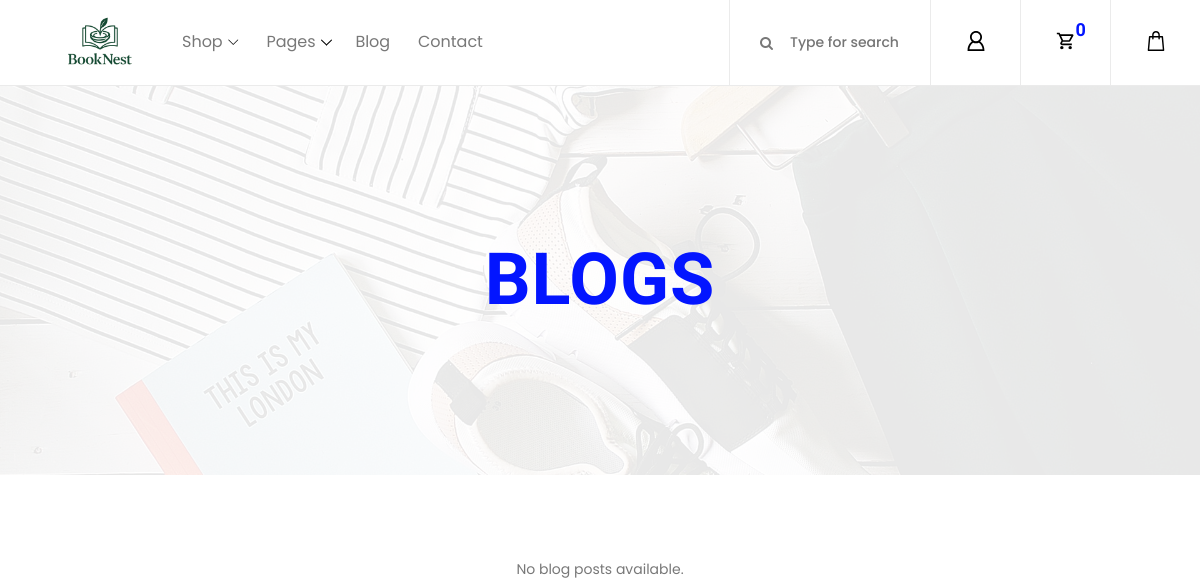
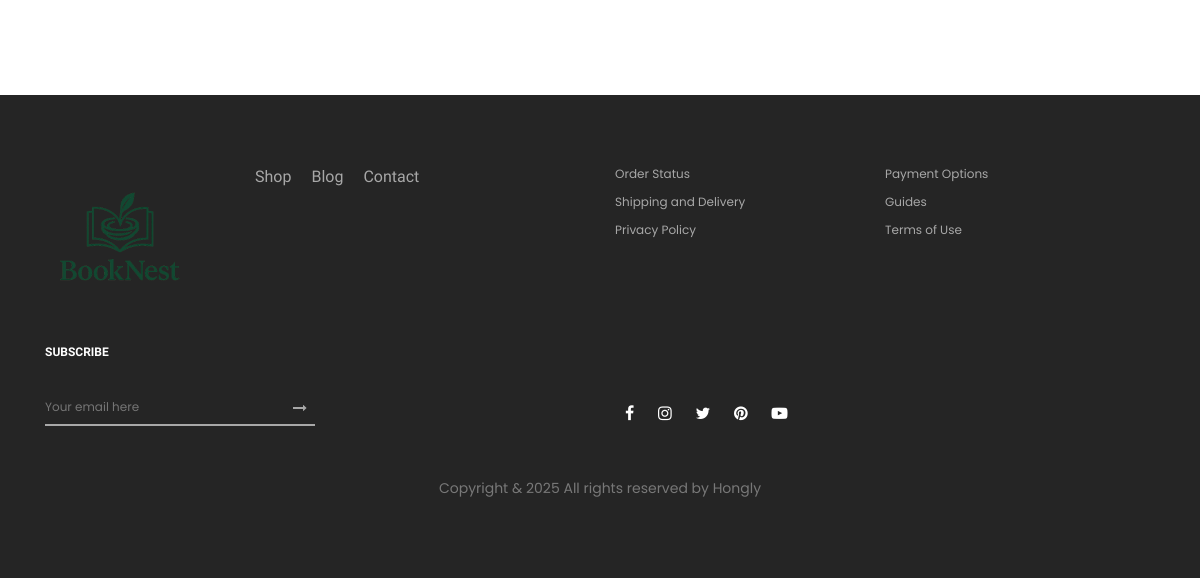
Before: /blog/ with the older database file (2 pictures, top to bottom).
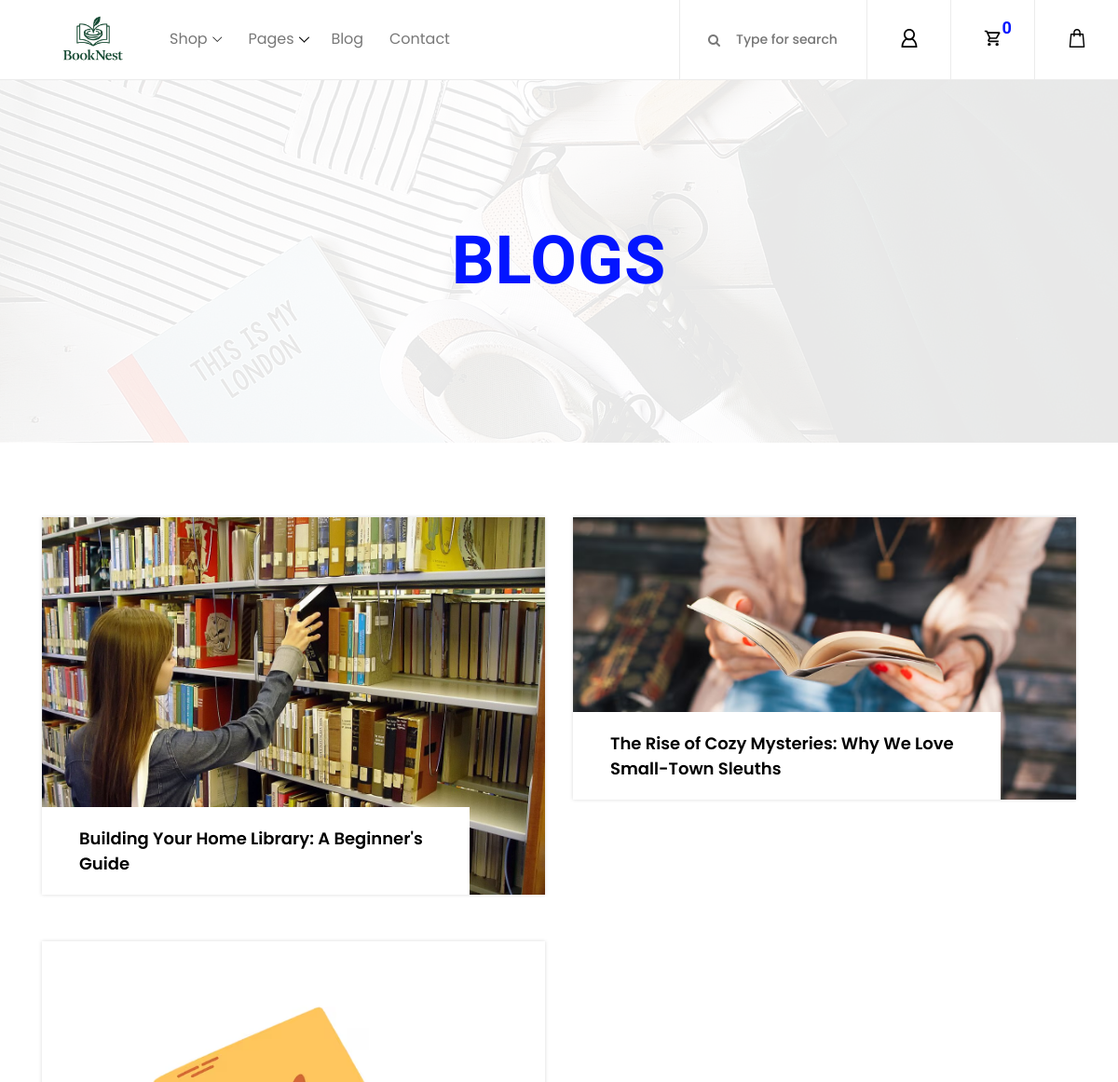
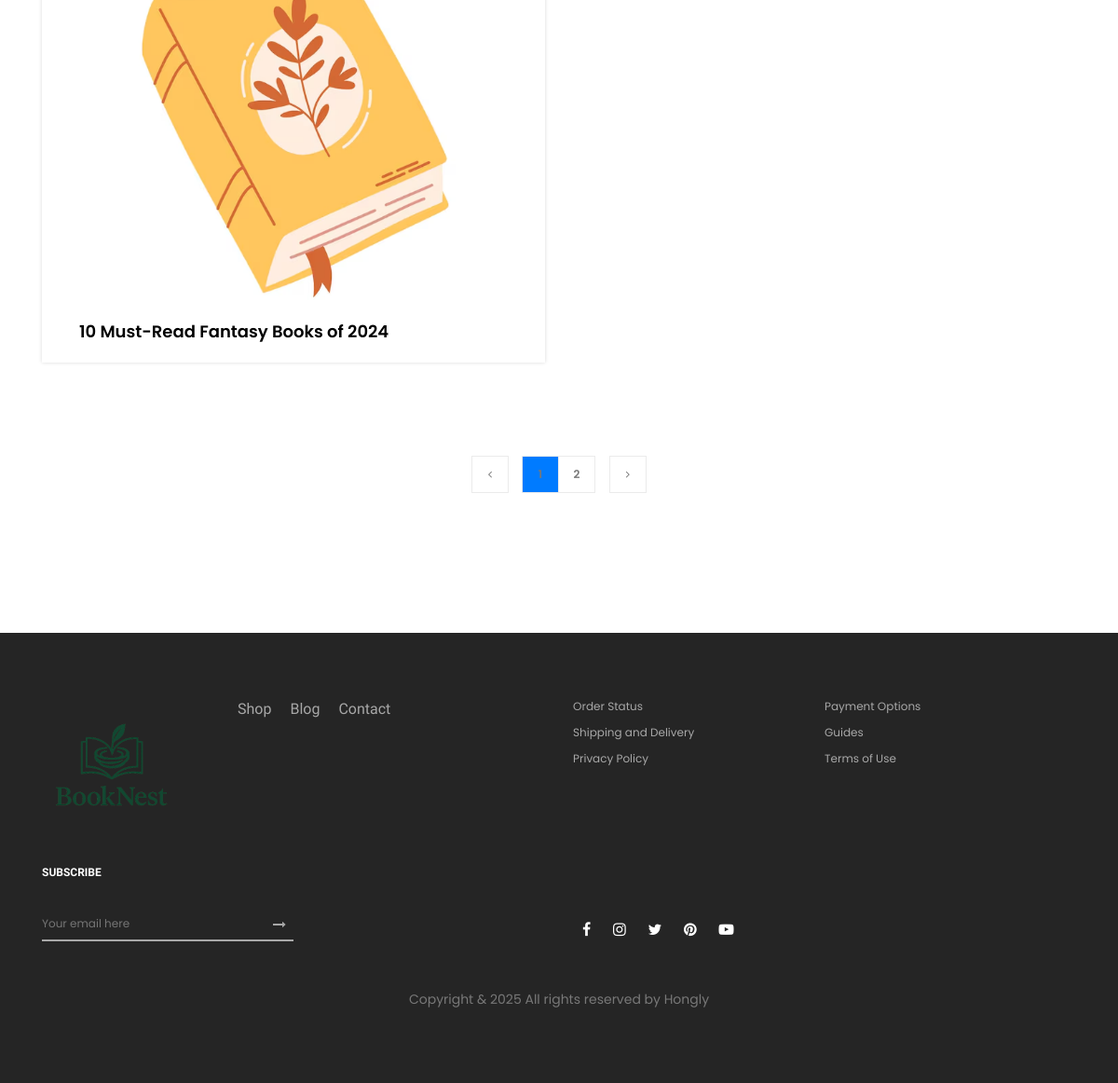
After: the same page with the newer database file (2 pictures, top to bottom).
### myapp/models.py (models this page shows, shortened)
class Blog(models.Model):
    blogID = models.AutoField(primary_key=True)
    blogName = models.CharField(max_length=200, null=True)
    blogTitle = models.CharField(max_length=200, null=True)
    blogDescription = RichTextUploadingField(null=True)
    blogImage = models.ImageField(upload_to='images/Blogs/',null=True,blank=True)
    addedDate = models.DateTimeField(auto_now_add=True, null=True)

### myapp/views.py (the view)
# urls.py: path('blog/', views.blog, name='blog'),
def blog(request):
    DTBlog = Blog.objects.all().order_by('-addedDate')
    paginator = Paginator(DTBlog, 3)
    page_number = request.GET.get('page')
    page_obj = paginator.get_page(page_number)
    context = {
        'DTBlog': page_obj,
        'page_obj': page_obj,
    }
    return render(request, 'myapp/blog.html', context)

### myapp/context_processors.py (called while the page is built)
def fiction_genres(request):
    DTFictionGenre = Genre.objects.filter(categoryId = 1)
    return {
        'DTFictionGenre': DTFictionGenre,
    }

def non_fiction_genres(request):
    DTNonFictionGenre = Genre.objects.filter(categoryId = 2)
    return {
            'DTNonFictionGenre': DTNonFictionGenre,
    }

def technology_genres(request):
    DTTechnologyGenre = Genre.objects.filter(categoryId = 3)
    return {
        'DTTechnologyGenre': DTTechnologyGenre,
    }

### myapp/templates/myapp/blog.html (shortened to what this page needs)
{% load static %}
<!DOCTYPE html>
<html lang="en">
<head>
    {% include 'Components/csslinks.html' %}
</head>
<body>
    <header class="header_area">
        {% include 'Components/navbar.html' %}
    </header>
    <div class="breadcumb_area breadcumb-style-two bg-img" style="background-image: url(static/img/bg-img/breadcumb2.jpg);">
        <div class="container h-100">
            <div class="row h-100 align-items-center">
                <div class="col-12">
                    <div class="page-title text-center">
                        <h2>Blogs</h2>
                    </div>
                </div>
            </div>
        </div>
    </div>
    <div class="blog-wrapper section-padding-80">
        {% include 'Components/Blog/blogBlogWrapper.html' %}
    </div>
    <footer class="footer_area clearfix">
        {% include 'Components/footer.html' %}
    </footer>
</body>
</html>

### myapp/templates/Components/Blog/blogBlogWrapper.html (shortened to what this page needs)
{% load static %}
<div class="container">
    <div class="row">
        {% for DTBlog in DTBlog %}
        <div class="col-12 col-lg-6">
            <div class="single-blog-area mb-50">
                <img src="{{ DTBlog.blogImage.url }}" alt="">
                <div class="post-title">
                    <a href="#" style="color: black">{{ DTBlog.blogTitle }}</a>
                </div>
            </div>
        </div>
        {% empty %}
        <div class="col-12">
            <p class="text-center">No blog posts available.</p>
        </div>
        {% endfor %}
    </div>
    {% if page_obj.has_other_pages %}
    <div class="row">
        <div class="col-12">
            <nav aria-label="Blog pagination">
                <ul class="pagination justify-content-center mt-50 mb-70">
                    {% if page_obj.has_previous %}
                        <li class="page-item">
                            <a class="page-link" href="?page={{ page_obj.previous_page_number }}">
                                <i class="fa fa-angle-left"></i>
                            </a>
                        </li>
                    {% else %}
                        <li class="page-item disabled">
                            <span class="page-link"><i class="fa fa-angle-left"></i></span>
                        </li>
                    {% endif %}
                    {% for num in page_obj.paginator.page_range %}
                        {% if page_obj.number == num %}
                            <li class="page-item active">
                                <span class="page-link">{{ num }}</span>
                            </li>
                        {% elif num > page_obj.number|add:'-3' and num < page_obj.number|add:'3' %}
                            <li class="page-item">
                                <a class="page-link" href="?page={{ num }}">{{ num }}</a>
                            </li>
                        {% endif %}
                    {% endfor %}
                    {% if page_obj.has_next %}
                        <li class="page-item">
                            <a class="page-link" href="?page={{ page_obj.next_page_number }}">
                                <i class="fa fa-angle-right"></i>
                            </a>
                        </li>
                    {% else %}
                        <li class="page-item disabled">
                            <span class="page-link"><i class="fa fa-angle-right"></i></span>
                        </li>
                    {% endif %}
                </ul>
            </nav>
        </div>
    </div>
    {% endif %}
</div>

Changed rows visible on the page:
added Blog: blogImage (picture), blogTitle "Building Your Home Library: A Beginner's Guide"
added Blog: blogImage (picture), blogTitle "The Rise of Cozy Mysteries: Why We Love Small-Town Sleuths"
added Blog: blogImage (picture), blogTitle "10 Must-Read Fantasy Books of 2024"
Other visible differences:
new list line: "2"
text no longer shown: "No blog posts available."
